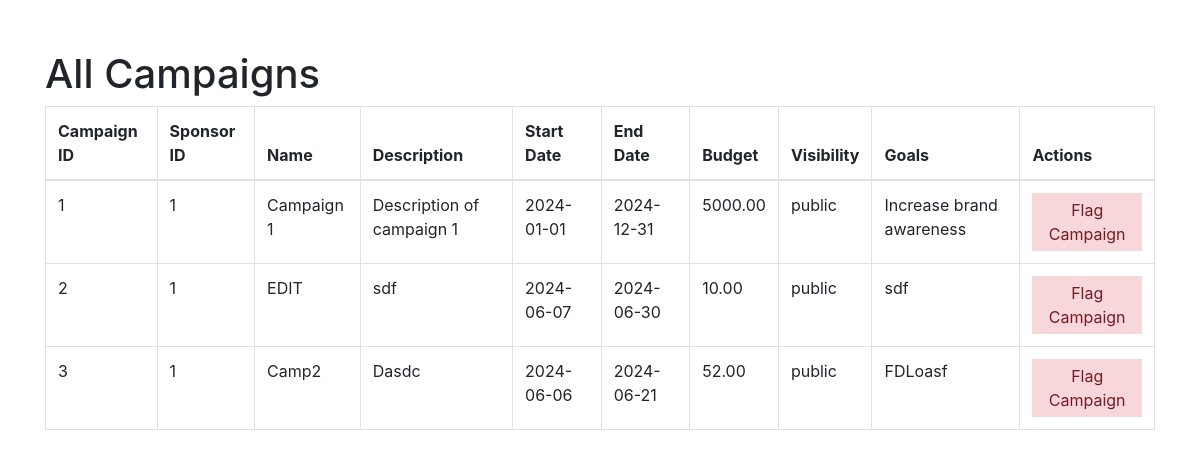
The app's page /admin/allcampaigns (signed in), older data.
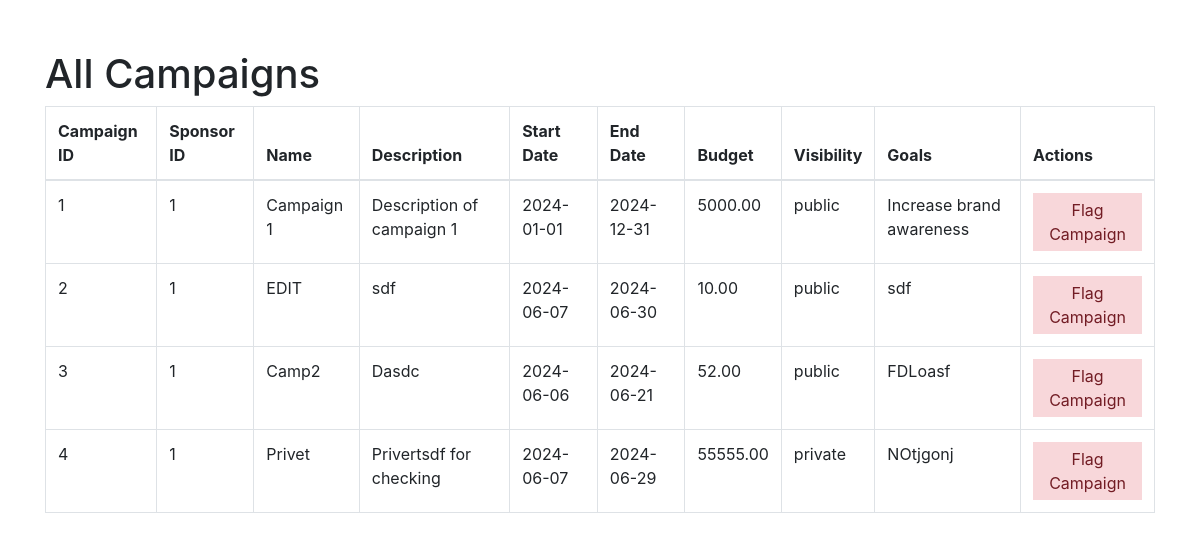
The same page, newer data.
### models.py (models this page shows, shortened)
class Campaign(db.Model):
    __tablename__ = "campaigns"
    campaign_id = db.Column(db.Integer, primary_key=True, autoincrement=True)
    sponsor_id = db.Column(
        db.Integer, db.ForeignKey("sponsors.sponsor_id"), nullable=False
    )
    name = db.Column(db.String(255), nullable=False)
    description = db.Column(db.Text, nullable=False)
    start_date = db.Column(db.Date)
    end_date = db.Column(db.Date)
    budget = db.Column(db.Numeric(10, 2), nullable=False)
    visibility = db.Column(db.Enum("public", "private"),default="public")
    goals = db.Column(db.Text, nullable=False)
    niche = db.Column(db.String(255), nullable=False)
    ad_requests = db.relationship("AdRequest", backref="campaign", lazy=True)
    campaign_flags = db.relationship("CampaignFlag", backref="campaign", lazy=True)

### admin.py (the view)
@admin.route('/allcampaigns')
def all_campaigns():
    if "user_name" in session and "role" in session:
        if session["role"] == "admin":
            campaigns = Campaign.query.all()
            return render_template("admin_allcampaigns.html", campaigns=campaigns)
    flash("Please Login !","faliled")
    return redirect(url_for("home"))

### app.py (called while the page is built)
@app.before_request
def create_tables():
    init_db(app)

### models.py (called while the page is built, shortened)
def init_db(app):
    with app.app_context():
        db.create_all()

### templates/admin_allcampaigns.html (shortened to what this page needs)
<!DOCTYPE html>
<html lang="en">
<head>
    <link rel="stylesheet" href="https://stackpath.bootstrapcdn.com/bootstrap/4.3.1/css/bootstrap.min.css">
</head>
<body>
    <div class="container">
        <h1>All Campaigns</h1>
        <table class="table table-bordered">
            <thead>
                <tr>
                    <th>Campaign ID</th>
                    <th>Sponsor ID</th>
                    <th>Name</th>
                    <th>Description</th>
                    <th>Start Date</th>
                    <th>End Date</th>
                    <th>Budget</th>
                    <th>Visibility</th>
                    <th>Goals</th>
                    <th>Actions</th>
                </tr>
            </thead>
            <tbody>
                {% for campaign in campaigns %}
                <tr>
                    <td>{{ campaign.campaign_id }}</td>
                    <td>{{ campaign.sponsor_id }}</td>
                    <td>{{ campaign.name }}</td>
                    <td>{{ campaign.description }}</td>
                    <td>{{ campaign.start_date }}</td>
                    <td>{{ campaign.end_date }}</td>
                    <td>{{ campaign.budget }}</td>
                    <td>{{ campaign.visibility }}</td>
                    <td>{{ campaign.goals }}</td>
                    <td><button class="flag-button" onclick="flagCampaign('{{ campaign.campaign_id }}')">Flag Campaign</button></td>
                </tr>
                {% endfor %}
            </tbody>
        </table>
    </div>
</body>
</html>

### templates/admin_allcampaigns.html (style rules this page uses)
.container { margin-top: 50px; }
.flag-button { background-color: #f8d7da; color: #721c24; border: none; padding: 5px 10px; cursor: pointer; }

Row changes from the older to the newer data that the page shows:
added Campaign: campaign_id "4", sponsor_id "1", name "Privet", description "Privertsdf for checking", start_date "2024-06-07", end_date "2024-06-29", budget "55555.00", visibility "private", goals "NOtjgonj"
